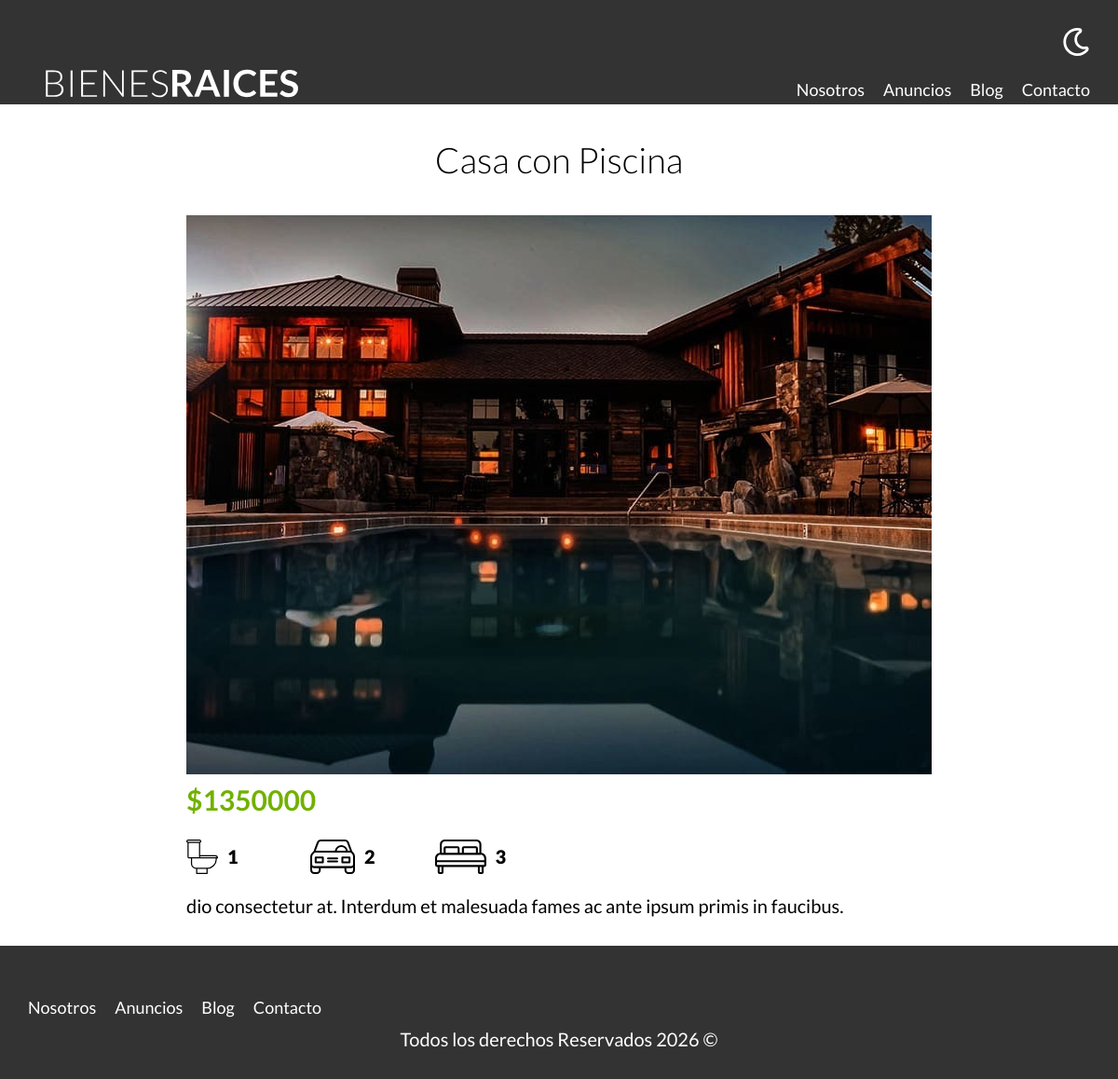
Page /propiedad?id=69 on the committed database.
### tables this page shows
CREATE TABLE `propiedades` (
    `id` int(11) NOT NULL AUTO_INCREMENT,
    `titulo` varchar(60) DEFAULT NULL,
    `precio` decimal(10, 2) DEFAULT NULL,
    `imagen` varchar(200) DEFAULT NULL,
    `descripcion` longtext,
    `habitaciones` int(11) DEFAULT NULL,
    `wc` int(11) DEFAULT NULL,
    `estacionamiento` int(11) DEFAULT NULL,
    `vendedorId` int(11) DEFAULT NULL,
    `creado` date DEFAULT NULL,
    PRIMARY KEY (`id`),
    KEY `vendedorId_idx` (`vendedorId`),
    CONSTRAINT `vendedorId` FOREIGN KEY (`vendedorId`) REFERENCES `vendedores` (`id`)
);

### app/Controllers/PaginasController.php (called while the page is built, shortened)
<?php
class PaginasController
{
    public static function propiedad(Router $router)
    {
        $id = validarORedireccionar('/propiedades');
        $propiedad = Propiedad::find($id);
        $router->render('paginas/propiedad', [
            'propiedad' => $propiedad
        ]);
    }
}

### public/index.php (called while the page is built, shortened)
<?php
$router = new Router();
$router->get('/admin', [PropiedadController::class, 'index']);
$router->get('/propiedades/crear', [PropiedadController::class, 'crear']);
$router->post('/propiedades/crear', [PropiedadController::class, 'crear']);
$router->get('/propiedades/actualizar', [PropiedadController::class, 'actualizar']);
$router->post('/propiedades/actualizar', [PropiedadController::class, 'actualizar']);
$router->post('/propiedades/eliminar', [PropiedadController::class, 'eliminar']);
$router->get('/vendedores/crear', [VendedorController::class, 'crear']);
$router->post('/vendedores/crear', [VendedorController::class, 'crear']);
$router->get('/vendedores/actualizar', [VendedorController::class, 'actualizar']);
$router->post('/vendedores/actualizar', [VendedorController::class, 'actualizar']);
$router->post('/vendedores/eliminar', [VendedorController::class, 'eliminar']);
$router->get('/', [PaginasController::class, 'index']);
$router->get('/nosotros', [PaginasController::class, 'nosotros']);
$router->get('/propiedades', [PaginasController::class, 'propiedades']);
$router->get('/propiedad', [PaginasController::class, 'propiedad']);
$router->get('/blog', [PaginasController::class, 'blog']);
$router->get('/entrada-terraza', [PaginasController::class, 'entrada']);
$router->get('/entrada-exterior', [PaginasController::class, 'entrada']);
$router->get('/entrada-salon', [PaginasController::class, 'entrada']);
$router->get('/entrada-habitacion', [PaginasController::class, 'entrada']);
$router->get('/contacto', [PaginasController::class, 'contacto']);
$router->post('/contacto', [PaginasController::class, 'contacto']);
$router->get('/login', [LoginController::class, 'login']);
$router->get('/logout', [LoginController::class, 'logout']);
$router->post('/login', [LoginController::class, 'login']);
$router->comprobarRutas();

### includes/funciones.php (called while the page is built, shortened)
<?php
function validarORedireccionar(string $url)
{
    $id = $_GET['id'];
    $id = filter_var($id, FILTER_VALIDATE_INT);
    return $id;
}

### app/Models/ActiveRecord.php (called while the page is built, shortened)
<?php
class ActiveRecord
{
    protected static $db;
    protected static $tabla = '';
    public static function setDB($database)
    {
        self::$db = $database;
    }
    public static function find($id)
    {
        $query = "SELECT * FROM " . static::$tabla . " WHERE id = {$id}";
        $resultado = self::consultarSQL($query);
        return array_shift($resultado);
    }
    public static function consultarSQL($query)
    {
        $resultado = self::$db->query($query);
        $array = [];
        while ($registro = $resultado->fetch_assoc()) {
            $array[] = static::crearObjeto($registro);
        }
        return $array;
    }
    protected static function crearObjeto($registro)
    {
        $objeto = new static();
        foreach ($registro as $key => $value) {
            if (property_exists($objeto, $key)) {
                $objeto->$key = $value;
            }
        }
        return $objeto;
    }
}

### views/paginas/propiedad.php (the view)
<main class="contenedor seccion contenido-centrado">
    <h1><?php echo $propiedad->titulo; ?></h1>
    <img loading="lazy" src="/imagenes/<?php echo $propiedad->imagen; ?>" alt="imagen de la propiedad">
    <div class="resumen-propiedad">
        <p class="precio">$<?php echo $propiedad->precio; ?></p>
        <ul class="iconos-caracteristicas">
            <li>
                <img class="icono" loading="lazy" src="build/img/icono_wc.svg" alt="icono wc">
                <p><?php echo $propiedad->wc; ?></p>
            </li>
            <li>
                <img class="icono" loading="lazy" src="build/img/icono_estacionamiento.svg" alt="icono estacionamiento">
                <p><?php echo $propiedad->estacionamiento; ?></p>
            </li>
            <li>
                <img class="icono" loading="lazy" src="build/img/icono_dormitorio.svg" alt="icono habitaciones">
                <p><?php echo $propiedad->habitaciones; ?></p>
            </li>
        </ul>
        <p><?php echo $propiedad->descripcion; ?></p>
    </div>
</main>

### public/build/css/app.css (style rules this page uses)
*,:after,:before { box-sizing:border-box }
blockquote,body,dd,dl,figure,h1,h2,h3,h4,p { margin:0 }
html { height:100%;scroll-behavior:smooth }
body { line-height:1.5;min-height:100vh;text-rendering:optimizeSpeed;-webkit-font-smoothing:antialiased }
canvas,img,picture,svg,video { display:block;max-width:100% }
html { box-sizing:border-box;font-size:62.5% }
*,:after,:before { box-sizing:inherit }
body { font-family:Lato,sans-serif;font-size:1.6rem;line-height:1.8 }
p { font-size:2rem }
.contenedor { margin:0 auto;max-width:120rem;width:95% }
img,picture { display:block;width:100% }
h1,h2,h3 { font-family:Lato,sans-serif;font-weight:300;margin:2.5rem 0;text-align:center }
h1 { font-size:3.8rem }
.seccion { margin-bottom:2.5rem;margin-top:2.5rem }
.contenido-centrado { max-width:80rem }
.icono { text-align:center }
.precio { color:#71b100;font-size:3rem;font-weight:700 }
.iconos-caracteristicas { display:flex;list-style:none;max-width:40rem;padding:0 }
.iconos-caracteristicas li { display:flex;flex:1 }
.iconos-caracteristicas li img { flex:0 0 3rem;margin-right:1rem }
.iconos-caracteristicas li p { font-weight:900 }

### rows in the picture
propiedades: titulo "Casa con Piscina", imagen (picture), precio "1350000", wc "1", estacionamiento "2", habitaciones "3", descripcion "dio consectetur at. Interdum et malesuada fames ac ante ipsum primis in faucibus."
